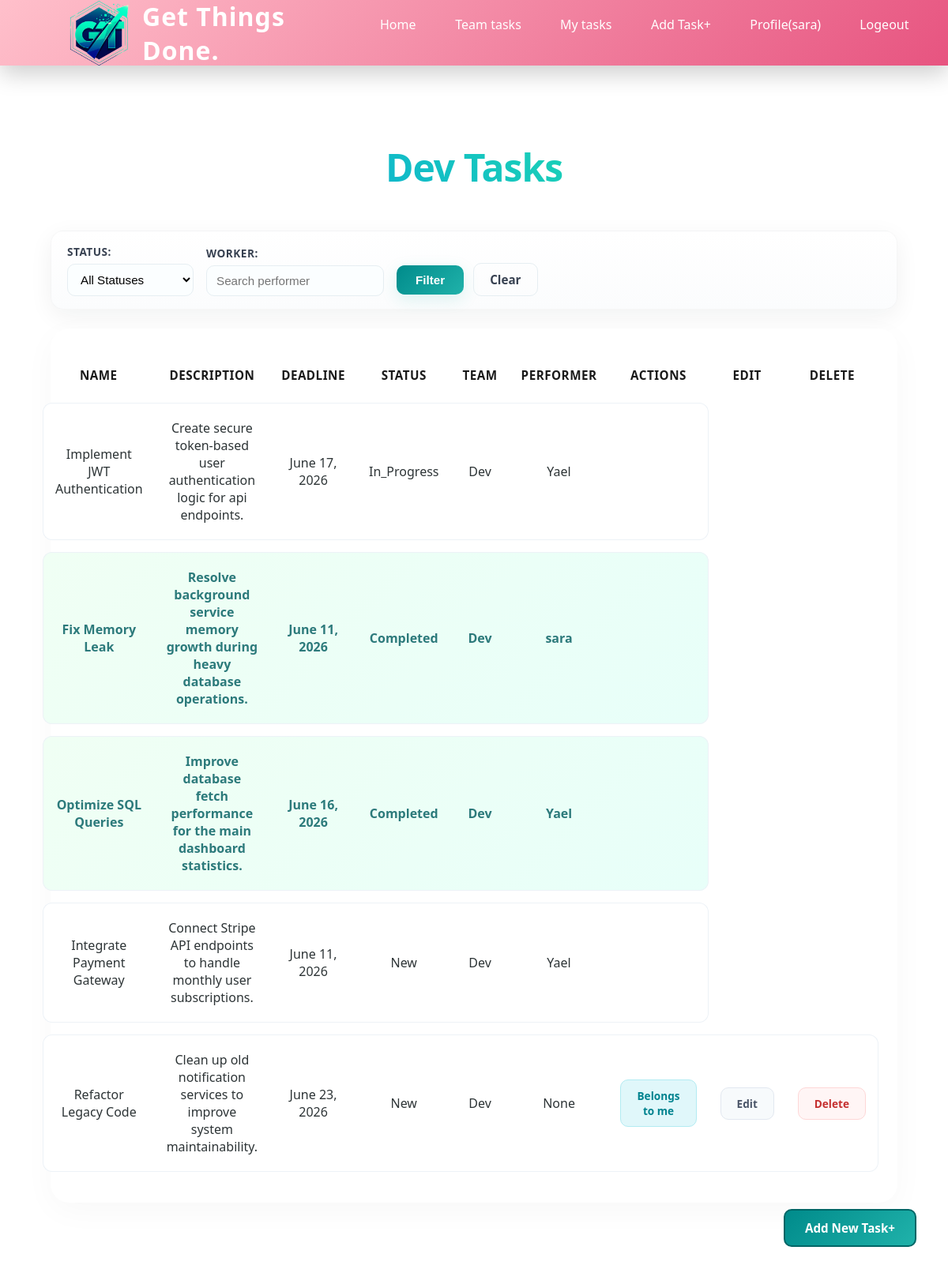
Screenshot of /allTask/ (signed in) with the database file from the repository.
### DjangoApp/models.py (models this page shows, shortened)
class UserProfile(models.Model):
    user = models.OneToOneField(User, on_delete=models.CASCADE)
    ROLE_CHOICES = [
        ('Manager', 'מנהל'),
        ('Employee', 'עובד'),
    ]
    role = models.CharField(max_length=10, choices=ROLE_CHOICES, default='Employee')
    team = models.ForeignKey(Team, on_delete=models.SET_NULL, null=True, blank=True)

class Team(models.Model):
    name = models.CharField(max_length=100, unique=True)
    def __str__(self):
        return self.name

class Task(models.Model):
    id = models.AutoField(primary_key=True)
    name = models.CharField(max_length=50)
    desc = models.TextField(max_length=1000)
    destDate = models.DateField()
    STATUS_CHOICES = [
        ('New', 'New'),
        ('In_Progress', 'In Progress'),
        ('Done', 'Done'),
    ]
    status = models.CharField(max_length=20, choices=STATUS_CHOICES, default='New')
    performer = models.ForeignKey(User, on_delete=models.CASCADE, null=True, blank=True)
    team = models.ForeignKey(Team, on_delete=models.CASCADE)

### DjangoApp/views.py (the view)
# urls.py: path('allTask/', views.allTask, name='allTask'),
@login_required
def allTask(request):
    user_profile = request.user.userprofile
    tasks = Task.objects.filter(team=user_profile.team)
    status_filter = request.GET.get('status', '')
    performer_filter = request.GET.get('performer', '')
    if status_filter:
        tasks = tasks.filter(status=status_filter)
    if performer_filter:
        tasks = tasks.filter(performer__username__icontains=performer_filter)
    all_statuses = Task.objects.filter(team=user_profile.team).values_list('status', flat=True).distinct()
    all_performers = Task.objects.filter(team=user_profile.team).values_list('performer__username', flat=True).distinct()
    return render(request, 'task/task_list.html', {
        'tasks': tasks,
        'statuses': all_statuses,
        'performers': sorted([p for p in all_performers if p]),
        'selected_status': status_filter,
        'selected_performer': performer_filter
    })

### DjangoApp/templates/task/task_list.html (shortened to what this page needs)
{% extends 'djApp/base.html' %}
{% load static %}
{% block extra_css %}
<link rel="stylesheet" href="{% static 'css/allTask.css' %}">
{% endblock %}
{% block content %}
<div class="content">
    <h1>{{ user.userprofile.team.name }} Tasks</h1>
    <div class="filter-container">
        <form method="get" class="filter-form-row">
            <div class="filter-group-row">
                <label for="status">Status:</label>
                <select id="status" name="status" class="filter-select">
                    <option value="">All Statuses</option>
                </select>
            </div>
            <div class="filter-group-row">
                <label for="performer">Worker:</label>
                <input type="text" id="performer" name="performer" class="filter-input" placeholder="Search performer" value="{{ selected_performer }}">
            </div>
            <div class="filter-buttons-row">
                <button type="submit" class="btn-filter">Filter</button>
                <a href="{% url 'allTask' %}" class="btn-clear">Clear</a>
            </div>
        </form>
    </div>
    <section class="task-container">
        <table>
    <thead>
    <tr>
        <th>Name</th>
        <th>Description</th>
        <th>Deadline</th>
        <th>Status</th>
        <th>Team</th>
        <th>Performer</th>
        {% if not task.performer %}
        <th>Actions</th>
        {% elif task.performer == user %}
        <th>Actions</th>
        {% endif %}
        {% if user.userprofile.role == 'Manager' %}
        <th>Edit</th>
        <th>Delete</th>
        {% endif %}
    </tr>
    </thead>
    <tbody>
    {% for task in tasks %}
    <tr class="{% if task.status == 'Completed' %}task-completed{% endif %}">
        <td>{{ task.name }}</td>
        <td>{{ task.desc }}</td>
        <td>{{ task.destDate }}</td>
        <td>{{ task.status }}</td>
        <td>{{ task.team }}</td>
        <td>{{ task.performer }}</td>
        <td>
            {% if not task.performer %}
            <a href="{% url 'assign_task' task.id %}" class="btn-assign">Belongs to me</a>
            {% elif task.performer == user  and  task.status != 'Completed' %}
            <a href="{% url 'update_status' task.id %}" class="btn-status">Udate Status</a>
            {% endif %}
        </td>
        {% if user.userprofile.role == 'Manager' and not task.performer %}
        <td><a href="{% url 'update_task' task.id %}" class="btn-edit">Edit</a></td>
        <td><a href="{% url 'delete_task' task.id %}" class="btn-delete">Delete</a></td>
        {% endif %}
    </tr>
    {% endfor %}
    </tbody>
</table>
{% if user.userprofile.role == 'Manager' %}
<a href="{% url 'create_task' %}" class="btn-add">+Add New Task</a>
{% endif %}
    </section>
{% endblock %}

### DjangoApp/templates/djApp/base.html (shortened to what this page needs)
<!DOCTYPE html>
{% load static %}
<html lang="he" dir="rtl">
<head>
    <link rel="stylesheet" href="{% static 'css/navs.css' %}">
    <link rel="stylesheet" href="{% static 'css/forms.css' %}">
    {% block extra_css %}{% endblock %}
</head>
<body>
<nav class="navbar">
    <div class="nav-container">
       <a href="{% url 'home' %}" class="nav-logo">
        <img src="{% static 'images/lls.png' %}" alt="Get Things Done Logo" class="imgLogo" width="90">
        <span>Get Things Done.</span>
    </a>
        <ul class="nav-links">
            <li><a href="{% url 'home' %}">Home</a></li>
            {% if user.is_authenticated %}
            <li><a href="{% url 'allTask' %}">Team tasks</a></li>
            <li><a href="{% url 'myTasks' %}">My tasks </a></li>
            {% if user.userprofile.role == 'Manager' %}
            <li><a href="{% url 'create_task' %}">Add Task+</a></li>
            {% endif %}
            <li><a href="{% url 'profile' %}"> Profile({{ user.username }})</a></li>
            <li><a href="{% url 'logout' %}">Logeout</a></li>
            {% else %}
            <li><a href="{% url 'login' %}">Login</a></li>
            <li><a href="{% url 'register' %}">Register</a></li>
            {% endif %}
        </ul>
    </div>
</nav>
<div class="content">
    {% block content %}
    {% endblock %}
</div>
</body>
</html>

### DjangoApp/static/css/navs.css (style rules this page uses)
:root { --bg-main: linear-gradient(135deg, #ffc0cb 0%, #e75480 100%); --accent: #f5576c; --text: #ffffff; --glass: rgba(255, 255, 255, 0.15); --shadow: 0 10px 30px rgba(0, 0, 0, 0.2); }
* { margin: 0; padding: 0; box-sizing: border-box; }
body { font-family: 'Segoe UI', system-ui, sans-serif; }
.nav-container { direction: ltr; }
.nav-links { direction: ltr; }
.navbar { background: var(--bg-main); backdrop-filter: blur(12px); box-shadow: var(--shadow); position: sticky; top: 0; z-index: 1000; animation: slideDown 0.5s ease-out; }
.nav-container { max-width: 1200rem; margin: auto; padding: 0 2rem; height: 83px; display: flex; justify-content: space-between; align-items: center; }
.nav-logo { display: flex; align-items: center; gap: 10px; color: var(--text); font-size: 2rem; font-weight: 700; text-decoration: none; letter-spacing: 1px; margin-left: 3rem; }
.nav-links { list-style: none; display: flex; gap: 0.8rem; }
.nav-links a { color: var(--text); text-decoration: none; padding: 0.6rem 1.2rem; border-radius: 10px; position: relative; transition: all 0.25s ease; }
.nav-links a::after { content: ""; position: absolute; bottom: 6px; left: 50%; width: 0; height: 2px; background: #fff; transition: all 0.3s ease; }

### rows the page displays
Task: name "Implement JWT Authentication", desc "Create secure token-based user authentication logic for api endpoints.", destDate "June 17, 2026", status "In_Progress", team "Dev", performer "Yael"
Task: name "Fix Memory Leak", desc "Resolve background service memory growth during heavy database operations.", destDate "June 11, 2026", status "Completed", team "Dev", performer "sara"
Task: name "Optimize SQL Queries", desc "Improve database fetch performance for the main dashboard statistics.", destDate "June 16, 2026", status "Completed", team "Dev", performer "Yael"
Task: name "Integrate Payment Gateway", desc "Connect Stripe API endpoints to handle monthly user subscriptions.", destDate "June 11, 2026", status "New", team "Dev", performer "Yael"
Task: name "Refactor Legacy Code", desc "Clean up old notification services to improve system maintainability.", destDate "June 23, 2026", status "New", team "Dev", performer "None", shows "Belongs to me", shows "Edit"

### other values shown
{{ user.username }} "sara"
{{ user.userprofile.team.name }} "Dev"
